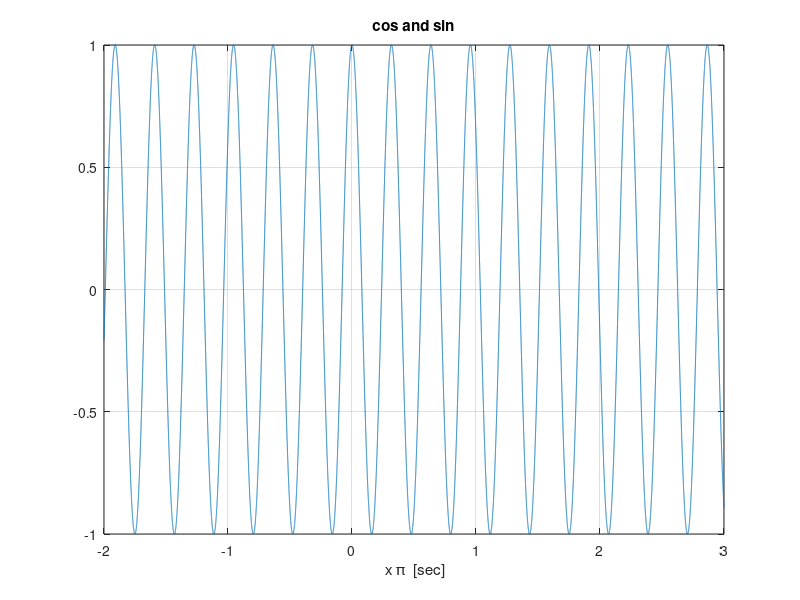
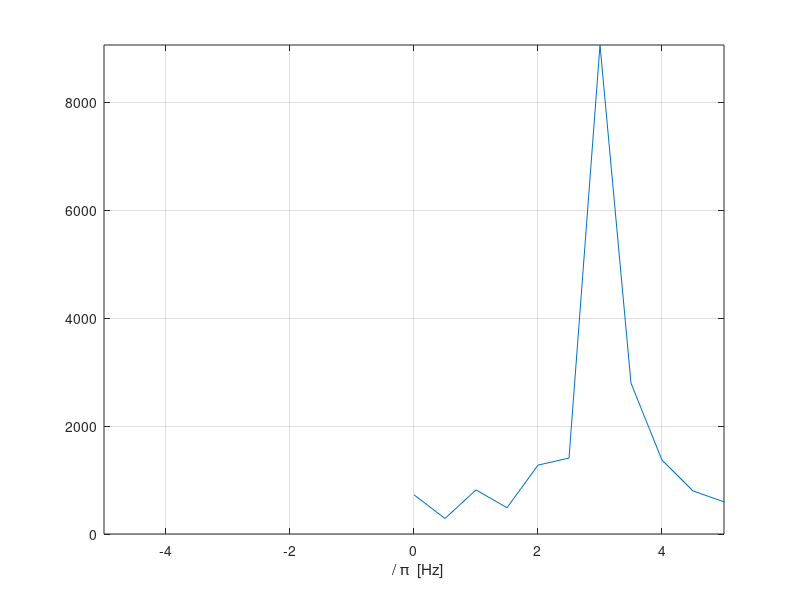
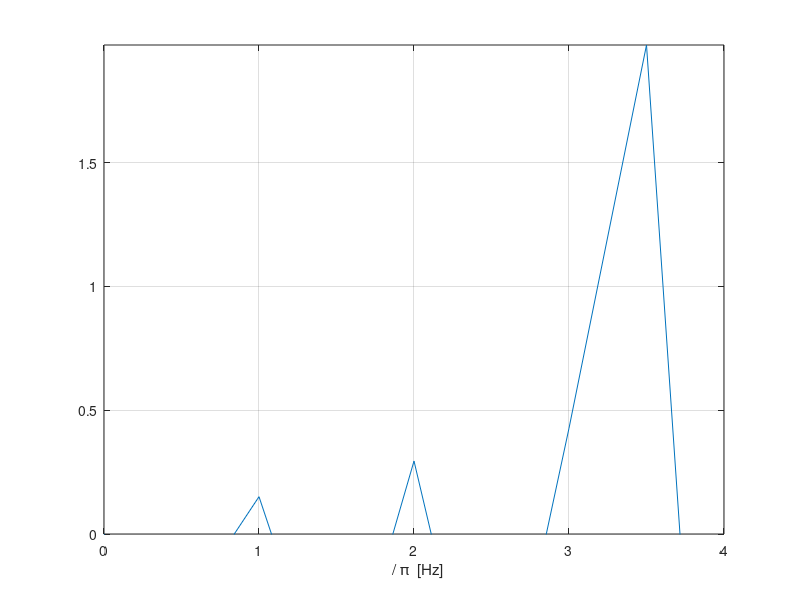

MATLAB code for these plots, in order:
% Example 4.10

close all, clear all, clc

Ts=pi/10000;Fs=1/Ts;
t=-2*pi:Ts:3*pi;
x1=cos(2*pi*t);
%x2=3+cos(4*t+pi/4)+cos(10*t-pi/6);
%x3=3+0.5*exp(j*pi/4+j*4*t)+0.5*exp(-j*pi/6)*exp(j*10*t);

plot(t/pi,x1),xlabel(' x \pi  [sec]'),title('cos and sin'),grid
%figure,plot(t/pi,x2),xlabel(' x \pi  [sec]'),title('cos')
%figure,plot(t/pi,x3),xlabel(' x \pi  [sec]'),,title('exp')


[X,f]=freqz(x1,1,10000,Fs);
figure,plot(f*pi,abs(X)),grid
xlabel('  / \pi  [Hz]'),axis([-5,5,0,inf])
figure,plot(f*pi,angle(X)),grid
xlabel('  / \pi  [Hz]'),axis([0,4,0,inf])